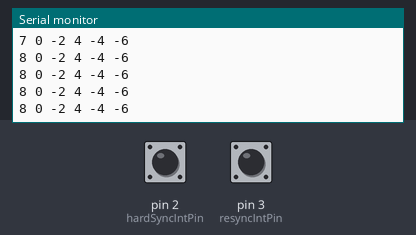
A sketch run on a simulated Arduino Uno, built with avr-gcc and run on an emulated ATmega328P. On the bench: the last lines printed to the serial monitor. Inputs (shaded band) come from the test bench; at power-on: pin 3 (resyncIntPin) HIGH, pin 2 (hardSyncIntPin) HIGH.

Above: at 1.2 s.
1.3 s: pin 3 (resyncIntPin) pulled LOW for 0.15 s
At 1.6 s:
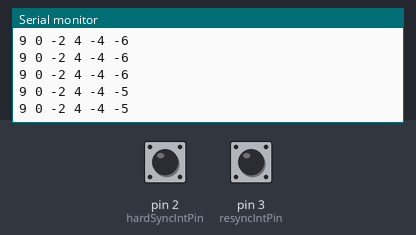
4.4 s: pin 2 (hardSyncIntPin) pulled LOW for 0.15 s
At 4.66 s:
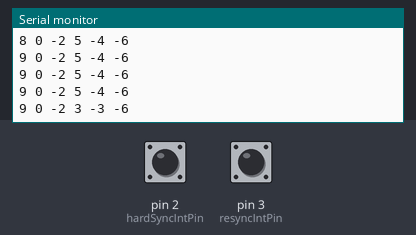
7.5 s: pin 2 (hardSyncIntPin) pulled LOW for 1 s
At 7.82 s:
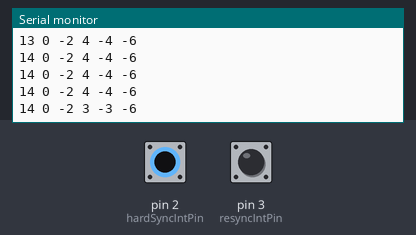
11.5 s: pin 3 (resyncIntPin) pulled LOW for 1 s
At 11.79 s:
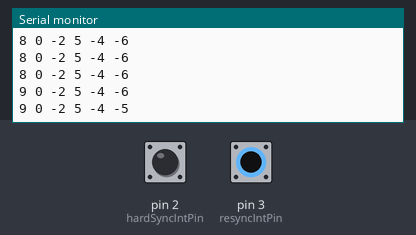
14.0 s: pin 3 (resyncIntPin) pulled LOW for 0.15 s
At 14.32 s:
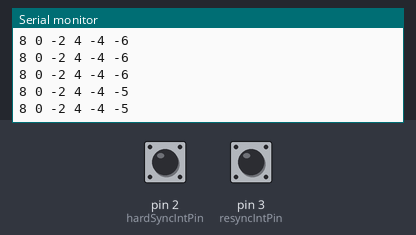
17.1 s: pin 3 (resyncIntPin) pulled LOW for 1 s
At 17.44 s:
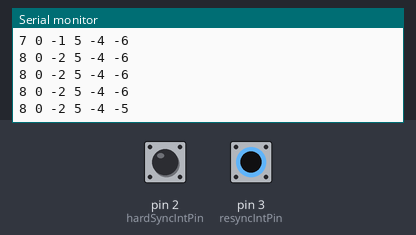
Timing chart, 0 to 20.1 s (numbered marks = the images above; inputs shaded):
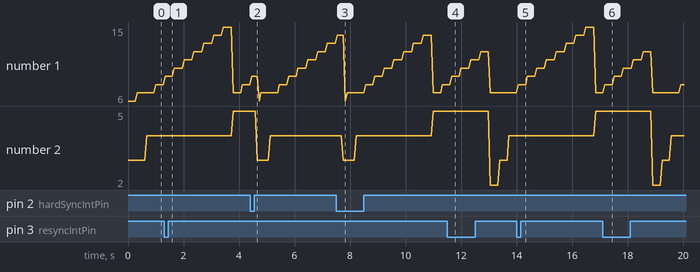

Measured:
- after the input at 1.3 s, the serial monitor: prints a new line after 0.23 s (image 1)
- after the input at 4.4 s, the serial monitor: prints a new line after 0.26 s (image 2)
- after the input at 7.5 s, the serial monitor: prints a new line after 0.25 s (image 3)
- after the input at 11.5 s, the serial monitor: prints a new line after 0.22 s (image 4)
- after the input at 14.0 s, the serial monitor: prints a new line after 0.25 s (image 5)
- after the input at 17.1 s, the serial monitor: prints a new line after 0.28 s (image 6)

The sketch:

BitTimingModule.ino
```cpp
/**
/* Bit timing module.
/**/

// Defining segments.
#define SYNC_SEG 0
#define PROP_SEG 1
#define PHASE_SEG1 2
#define PHASE_SEG2 3

// Bit and segments lengths (time quanta).
#define SYNC_SEG_LEN 1
#define PROP_SEG_LEN 1
#define PHASE_SEG1_LEN 8
#define PHASE_SEG2_LEN 7
#define BIT_LEN (SYNC_SEG_LEN + PROP_SEG_LEN + PHASE_SEG1_LEN + PHASE_SEG2_LEN)

#define SJW 1 // Synchronization Jump Width (dafault: 1 TQ).
#define BAUD_RATE 10 // Baud rate (default: 10 bps).

// Defining time quantum length (milliseconds).
// For a 10bps baud rate and 16 TQ bit length, time quantum must be 6,25 milliseconds.
#define TQ 1000.0/(BAUD_RATE*BIT_LEN)

// Another way to define TQ:
//#define BRP 50000 // Baud rate prescaler (default: 50000).
//#define OSC_FRQ 16000000 // Oscillator frequency (default: 16 MHz).
//#define TQ (2/OSC_FRQ)*BRP

#define TRUE 1
#define FALSE 0

bool samplePoint = false;
bool writingPoint = false;
const byte hardSyncIntPin = 2;
const byte resyncIntPin = 3;
volatile bool hardSyncBool = false;
volatile bool resyncBool = false;
volatile unsigned char currentSegment = PROP_SEG;
volatile unsigned char tqSegCnt = 0;
volatile unsigned char phaseError = 0;
volatile unsigned char phaseSeg1Len = PHASE_SEG1_LEN;
volatile unsigned char phaseSeg2Len = PHASE_SEG2_LEN;

void setup() {
  Serial.begin(2400);
  pinMode(hardSyncIntPin, INPUT_PULLUP);
  pinMode(resyncIntPin, INPUT_PULLUP);
  attachInterrupt(digitalPinToInterrupt(hardSyncIntPin), hardSync, FALLING);
  attachInterrupt(digitalPinToInterrupt(resyncIntPin), resync, FALLING);
}

void loop() {
  plotValues();
  bitTimingStateMachine();
  delay(TQ);
  tqSegCnt++;
  hardSyncBool = false;
  resyncBool = false;
}

void bitTimingStateMachine() {
  switch(currentSegment) {
    case SYNC_SEG:
      if(tqSegCnt == SYNC_SEG_LEN) {
        tqSegCnt = 0;
        writingPoint = false; // Disable writing point.
        currentSegment = PROP_SEG;
      }
      break;
    case PROP_SEG:
      if(tqSegCnt == PROP_SEG_LEN) {
        tqSegCnt = 0;
        writingPoint = false;
        currentSegment = PHASE_SEG1;
      }
      break;
    case PHASE_SEG1:
      if(tqSegCnt == phaseSeg1Len) {
        samplePoint = true; // Enable sample point.
        tqSegCnt = 0;
        currentSegment = PHASE_SEG2;
        restoreSegsDefaultLen(); // Restore PHASE_SEG1 default lenght.
      }
      break;
    case PHASE_SEG2:
      if(samplePoint) samplePoint = false; // Disable sample point.
      if(tqSegCnt == phaseSeg2Len) {
        writingPoint = true; // Enable writing point.
        tqSegCnt = 0;
        currentSegment = SYNC_SEG;
        restoreSegsDefaultLen(); // Restore PHASE_SEG2 default lenght.
      }
      break;
    default:
      Serial.println("Unknown segment!");
      break;
  }
}

void restoreSegsDefaultLen() {
  phaseSeg1Len = PHASE_SEG1_LEN;
  phaseSeg2Len = PHASE_SEG2_LEN;
}

void hardSync() {
  hardSyncBool = true;
  writingPoint = true;
  currentSegment = PROP_SEG;
  tqSegCnt = 0;
}

void resync() {
  resyncBool = true;
  switch(currentSegment){
    case SYNC_SEG:
      break;
    case PROP_SEG:
      // Lengthen PHASE_SEG1 to compensate phase error (max. SJW).
      phaseError = min(tqSegCnt + SYNC_SEG_LEN, PROP_SEG_LEN);
      phaseSeg1Len = PHASE_SEG1_LEN + ((phaseError <= SJW) ? phaseError : SJW);
    case PHASE_SEG1:
      // Lengthen segment to compensate phase error (max. SJW).
      phaseError = min((tqSegCnt + PROP_SEG_LEN + SYNC_SEG_LEN), PHASE_SEG1_LEN);
      phaseSeg1Len = PHASE_SEG1_LEN + ((phaseError <= SJW) ? phaseError : SJW);
      break;
    case PHASE_SEG2:
      // Shorten segment to compensate phase error (max. SJW).
      phaseError = min((PHASE_SEG2_LEN - tqSegCnt), PHASE_SEG2_LEN);
      phaseSeg2Len = PHASE_SEG2_LEN - ((phaseError <= SJW) ? phaseError : SJW);
      break;
    default:
      Serial.println("Unknown segment!");
      break;
  }
}

void plotValues() {
  for (int i = 0; i < 5; i++) {
    Serial.print(tqSegCnt + 6);
    Serial.print(' ');
    Serial.print(writingPoint ? (TRUE + 0) : (FALSE + 0));
    Serial.print(' ');
    Serial.print(samplePoint ? (TRUE - 2) : (FALSE - 2));
    Serial.print(' ');
    Serial.print(currentSegment + 2);
    Serial.print(' ');
    Serial.print(hardSyncBool ? (TRUE - 4) : (FALSE - 4));
    Serial.print(' ');
    Serial.print(resyncBool ? (TRUE - 6) : (FALSE - 6));
    Serial.print(' ');
    Serial.print('\n');
  }
}
```
